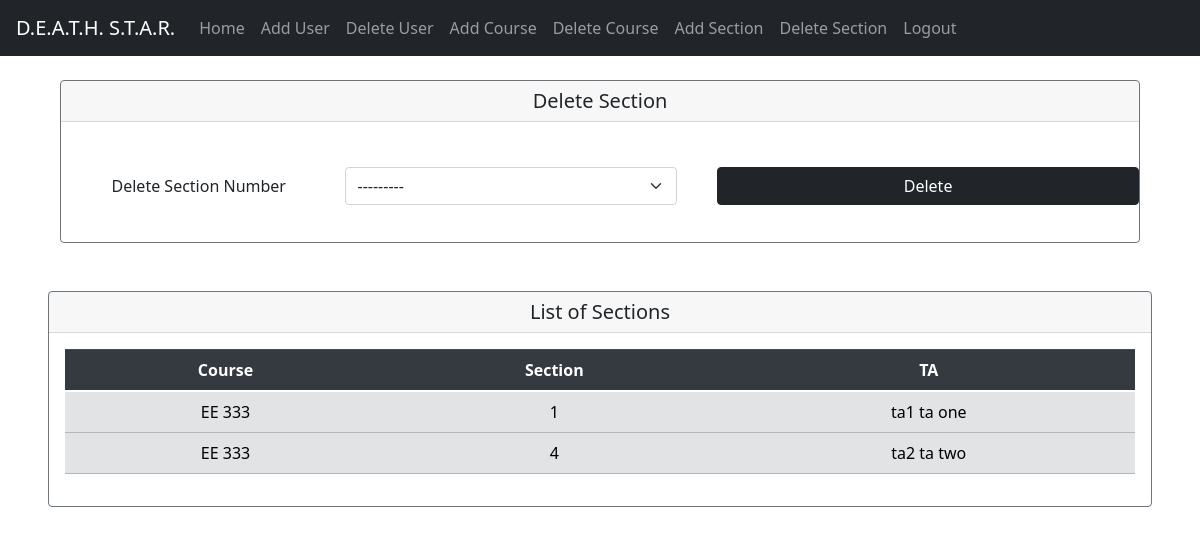
The page /delsection/ (signed in) on the database as committed earlier.
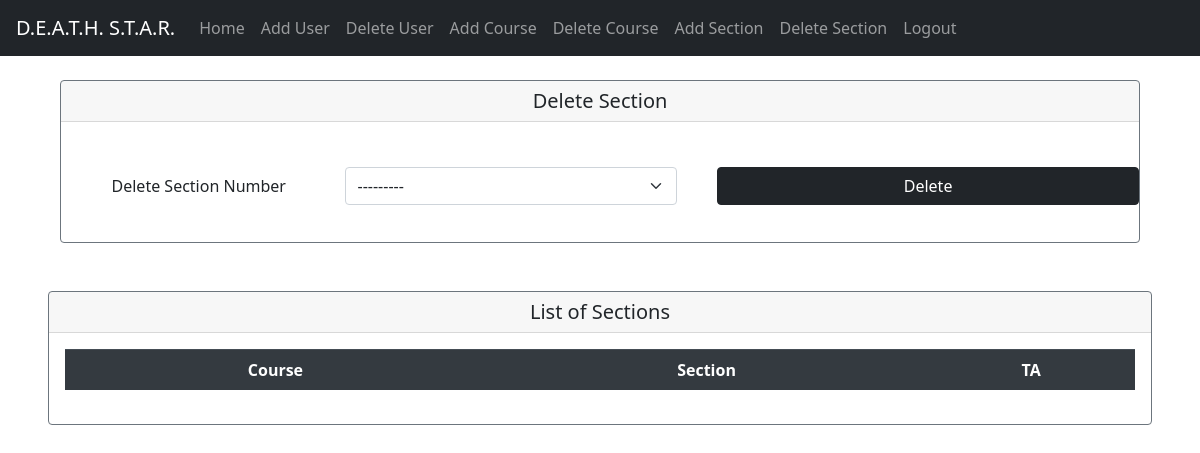
The same page on the database as committed later.
### CS351_Project/models.py (models this page shows, shortened)
class Section(models.Model):
    teachingAssistant = models.ForeignKey(TA, on_delete=models.CASCADE, null=True)
    course = models.ForeignKey(to="Course", on_delete=models.CASCADE)
    section_num = models.CharField(max_length=3)
    def __str__(self):
        return self.course.department + " " + self.course.course_num + "-" + self.section_num

class Course(models.Model):
    instructor = models.ForeignKey(Instructor, on_delete=models.CASCADE, null=True)
    department = models.CharField(max_length=20)
    course_num = models.CharField(max_length=3)
    def __str__(self):
        return self.department + " " + self.course_num

class TA(models.Model):
    user = models.OneToOneField(User, on_delete=models.CASCADE, primary_key=True)
    phone_number = models.CharField(max_length=20, default="", null=True)
    office_hour = models.CharField(max_length=20, default="", null=True)
    office_number = models.CharField(max_length=20, default="", null=True)
    office_location = models.CharField(max_length=20, default="", null=True)
    def __str__(self):
        return self.user.first_name + " " + self.user.last_name

### CS351_Project/views.py (the view, shortened to what this page needs)
# urls.py: path('delsection/', DelSection.as_view()),
@method_decorator(decorators, name='get')
class DelSection(View):
    def get(self, request):
        if not request.user.is_superuser:
            return redirect("/home/")
        form = SectionsDeleteForm()
        sections = Section.objects.all()
        return render(request, 'delsection.html', {"form": form, "sections": sections})

### CS351_Project/forms.py
class SectionsDeleteForm(forms.Form):
    section_number = forms.ModelChoiceField(queryset=Section.objects.all(),
                                            widget=forms.Select(attrs={'class': 'form-select', })
                                            )

### templates/delsection.html (shortened to what this page needs)
{% extends 'base.html' %}
{% block content %}
    <head>
        <link href="https://cdn.jsdelivr.net/npm/bootstrap@5.0.0-beta1/dist/css/bootstrap.min.css"
              rel="stylesheet">
    </head>
    <div class="container-fluid">
        <form method="post">
        <div class="card border-secondary text-center mr-5 ml-5">
            <h5 class="card-header">
                Delete Section
            </h5>
            <div class="card-body">
                <br>
                <div class="form-group row pad">
                    <label for="id_section_number" class="col-sm-3 col-form-label">Delete Section Number</label>
                    <div class="col-sm-4">
                        <div class="md-form mt-0">
                            {{ form.section_number }}
                        </div>
                    </div>
                    <div class="col text-center">
                        <input class="btn btn-dark btn-block ml-3" type="submit", name="delsection", value="Delete"/>
                    </div>
                </div>
            </div>
        </div>
        </form>
    </div>
    <br>
    <br>
    <div class="card border-secondary text-center mr-5 ml-5 ">
        <h5 class="card-header">
            List of Sections
        </h5>
        <div class="card-body">
            <table class="table table-hover">
                <thead class="thead-dark">
                    <tr>
                        <th scope="col">Course</th>
                        <th scope="col">Section</th>
                        <th scope="col">TA</th>
                    </tr>
                </thead>
                <tbody>
                    {% for i in sections %}
                        <tr class="table-secondary">
                            <td>{{ i.course }}</td>
                            <td>{{ i.section_num }}</td>
                            <td>{{ i.teachingAssistant }}</td>
                        </tr>
                    {% endfor %}
                </tbody>
            </table>
        </div>
    </div>
{% endblock %}

Rows that differ between the two databases and show on the page:
removed Section: course "EE 333", section_num "1", teachingAssistant "ta1 ta one"
removed Section: course "EE 333", section_num "4", teachingAssistant "ta2 ta two"
